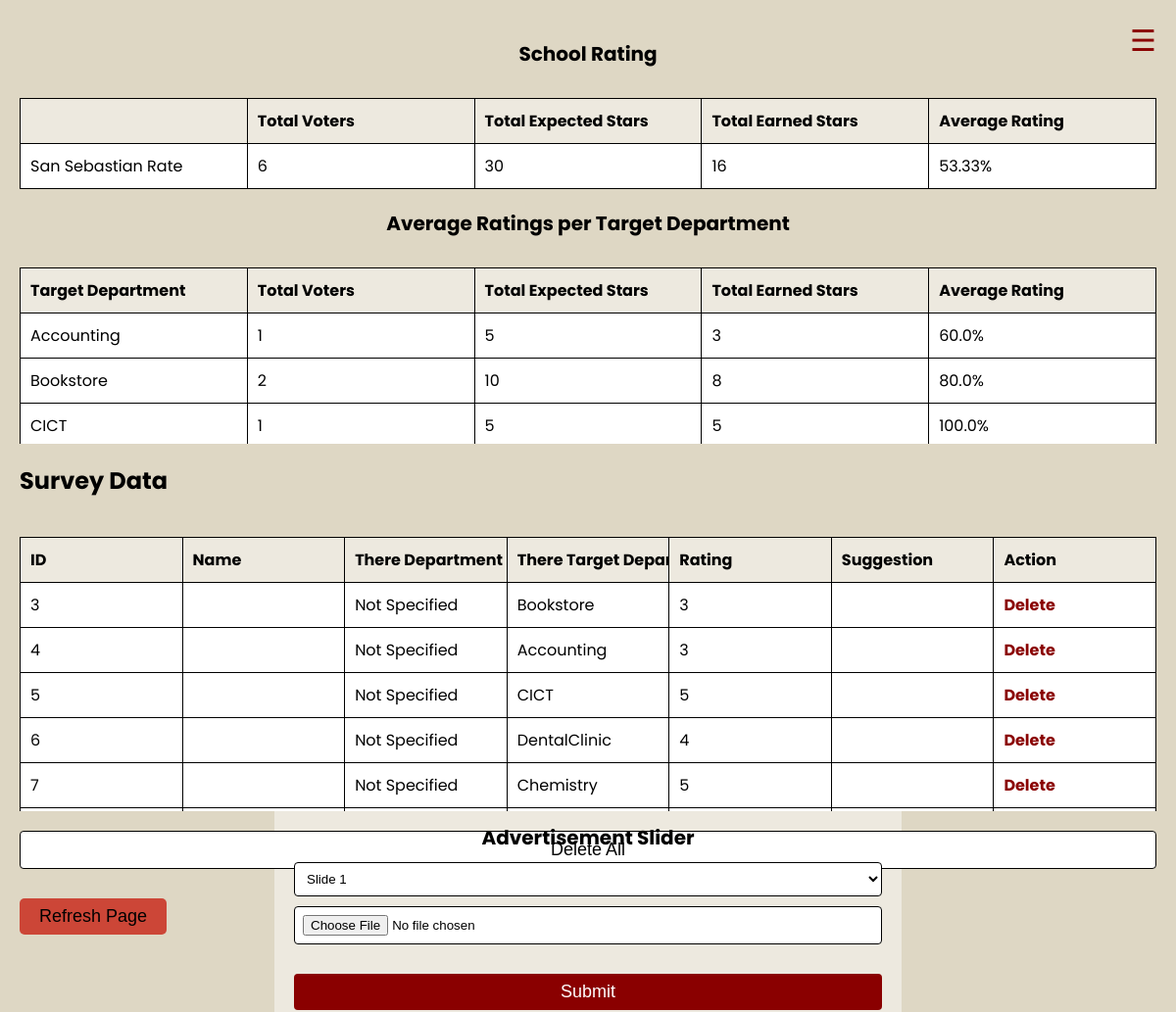
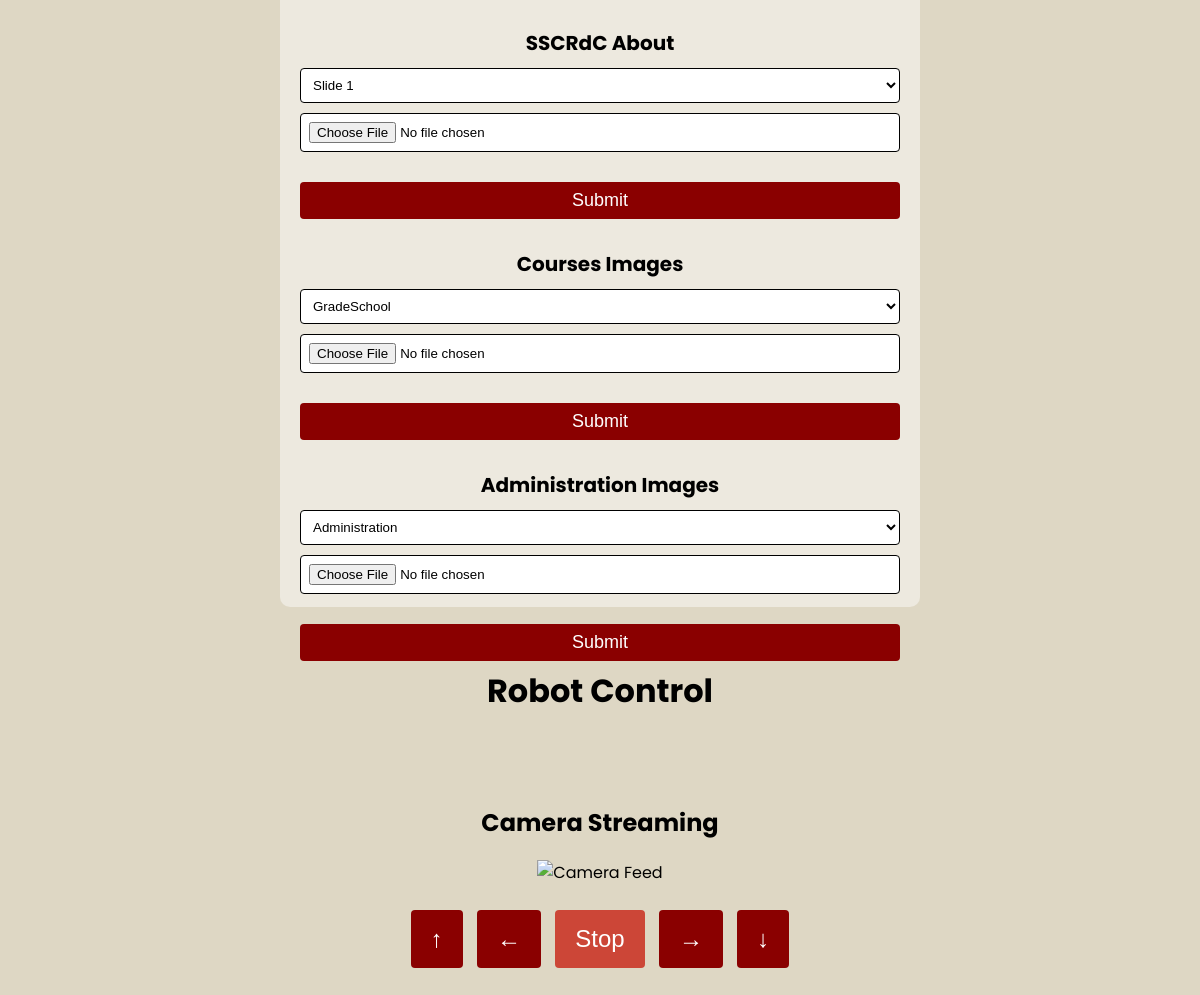
The page /admin on the database its author committed (2 pictures, top to bottom).
### Server.py (models this page shows)
class Survey1(db.Model):
    id = db.Column(db.Integer, primary_key=True)
    name = db.Column(db.String(225))
    There_Department = db.Column(db.String(50))
    There_TDepartment = db.Column(db.String(50))
    rating = db.Column(db.Integer)
    suggestion = db.Column(db.Text)
    srating = db.Column(db.Integer)

### Server.py (the view)
@app.route('/admin')
def admin():
    query = text("""
        SELECT
            There_TDepartment AS Target_Department,
            COUNT(*) AS total_voter,
            COUNT(*) * 5 AS expected_total_stars,
            SUM(rating) AS total_earned_stars
        FROM
            Survey1
        GROUP BY
            There_TDepartment;
        """)
    conn = db.engine.connect()
    results = conn.execute(query)
    average_ratings = results.fetchall()
    query_overall_srating = text("""
        SELECT
            AVG(srating) AS overall_average_rating,
            COUNT(*) AS    Stotal_voter,
            COUNT(*) * 5 AS Sexpected_total_stars,
            SUM(srating) AS Stotal_earned_stars
        FROM Survey1
        """)
    results_overall_srating = conn.execute(query_overall_srating)
    overall_srating = results_overall_srating.fetchall()
    surveys = Survey1.query.all()
    conn.close()
    return render_template('Admin.html', surveys=surveys, average_ratings=average_ratings, overall_srating=overall_srating)

### templates/Admin.html (shortened to what this page needs)
<!DOCTYPE html>
<html lang="en">
  <head>
  </head>
  <body>
    <section class="" id="results">
      <div class="container">
        <div class="main-content">
          <h1>School Rating</h1>
          <div class="Stable">
            <table border="1">
              <thead>
                <tr>
                  <th></th>
                  <th>Total Voters</th>
                  <th>Total Expected Stars</th>
                  <th>Total Earned Stars</th>
                  <th>Average Rating</th>
                </tr>
              </thead>
              <tbody>
                {% for row in overall_srating %}
                <tr>
                  <td>San Sebastian Rate</td>
                  <td>{{ row.Stotal_voter }}</td>
                  <td>{{ row.Sexpected_total_stars }}</td>
                  <td>{{ row.Stotal_earned_stars }}</td>
                  <td>
                    {{ (row.Stotal_earned_stars / row.Sexpected_total_stars *
                    100)|round(2) }}%
                  </td>
                </tr>
                {% endfor %}
              </tbody>
            </table>
          </div>
          <h1>Average Ratings per Target Department</h1>
          <div class="ftable">
            <table border="1">
              <thead>
                <tr>
                  <th>Target Department</th>
                  <th>Total Voters</th>
                  <th>Total Expected Stars</th>
                  <th>Total Earned Stars</th>
                  <th>Average Rating</th>
                </tr>
              </thead>
              <tbody>
                {% for row in average_ratings %}
                <tr>
                  <td>{{ row.Target_Department }}</td>
                  <td>{{ row.total_voter }}</td>
                  <td>{{ row.expected_total_stars }}</td>
                  <td>{{ row.total_earned_stars }}</td>
                  <td>
                    {{ (row.total_earned_stars / row.expected_total_stars *
                    100)|round(2) }}%
                  </td>
                </tr>
                {% endfor %}
              </tbody>
            </table>
          </div>
          <h2>Survey Data</h2>
          <div class="table-container">
            <table id="survey-table" border="1">
              <thead>
                <tr>
                  <th>ID</th>
                  <th>Name</th>
                  <th>There Department</th>
                  <th>There Target Department</th>
                  <th>Rating</th>
                  <th>Suggestion</th>
                  <th>Action</th>
                </tr>
              </thead>
              <tbody>
                {% for survey in surveys %}
                <tr>
                  <td>{{ survey.id }}</td>
                  <td>{{ survey.name }}</td>
                  <td>{{ survey.There_Department }}</td>
                  <td>{{ survey.There_TDepartment }}</td>
                  <td>{{ survey.rating }}</td>
                  <td>{{ survey.suggestion }}</td>
                  <td><a href="/delete/{{ survey.id }}">Delete</a></td>
                </tr>
                {% endfor %}
              </tbody>
            </table>
          </div>
          <form
            action="/delete_all"
            method="post"
            onsubmit="return confirm('Are you sure you want to delete all entries for this department?');"
          >
            <button type="submit">Delete All</button>
          </form>
          <button onclick="refreshPage()">Refresh Page</button>
        </div>
      </div>
    </section>
    <section class="" id="update">
      <h1>Advertisement Slider</h1>
      <div class="form-container">
        <form
          action="/upload_slider"
          method="post"
          enctype="multipart/form-data"
        >
          <select name="Slide_name" id="" required>
            <option value="Slide 1">Slide 1</option>
          </select>
          <input type="file" name="image" id="" required />
          <button type="submit">Submit</button>
        </form>
      </div>
      <h1>SSCRdC About</h1>
      <div class="form-container">
        <form
          action="/upload_About"
          method="post"
          enctype="multipart/form-data"
        >
          <select name="About_name" id="" required>
            <option value="Slide 1">Slide 1</option>
          </select>
          <input type="file" name="About_image" id="" required />
          <button type="submit">Submit</button>
        </form>
      </div>
      <h1>Courses Images</h1>
      <div class="form-container">
        <form
          action="/upload_Course"
          method="post"
          enctype="multipart/form-data"
        >
          <select name="Course_name" id="" required>
            <option value="Grade School">GradeSchool</option>
          </select>
          <input type="file" name="Course_image" id="" required />
          <button type="submit">Submit</button>
        </form>
      </div>
      <h1>Administration Images</h1>
      <div class="form-container">
        <form
          action="/upload_Administration"
          method="post"
          enctype="multipart/form-data"
        >
          <select name="Administration_name" id="" required>
            <option value="Administration">Administration</option>
          </select>
          <input type="file" name="image" id="" required />
          <button type="submit">Submit</button>
        </form>
      </div>
    </section>
    <section class="container" id="controls">
      <h1>Robot Control</h1>
      <div id="video-stream">
        <h2>Camera Streaming</h2>
        <img src="{{ url_for('video_feed') }}" alt="Camera Feed" />
      </div>
      <div class="control-buttons">
        <form action="/control" method="post" class="control-form">
          <button type="submit" name="direction" value="forward">↑</button>
        </form>
        <form action="/control" method="post" class="control-form">
          <button type="submit" name="direction" value="left">←</button>
          <button id="stop" type="submit" name="direction" value="stop">
            Stop
          </button>
          <button type="submit" name="direction" value="right">→</button>
        </form>
        <form action="/control" method="post" class="control-form">
          <button type="submit" name="direction" value="backward">↓</button>
        </form>
      </div>
    </section>
    <div class="hamburger-icon" onclick="openNav()">☰</div>
  </body>
</html>

### templates/Admin.html (style rules this page uses)
:root { --red: #8a0000; --lred: #8a0000b0; --black: #000000; --brown: #ded7c4; --white: #ffffff; --cream: #ede9df; --bgcolor: #00000066; --yellow: #ffbd13; }
body { margin: 0; background-color: var(--brown); overflow: hidden; font-family: "Poppins", sans-serif; }
.container { display: flex; height: 100vh; flex-direction: column; }
.main-content { flex: 1; padding: 20px; }
.hamburger-icon { font-size: 30px; cursor: pointer; color: var(--red); position: fixed; top: 20px; right: 20px; z-index: 1000; }
h1 { text-align: center; font-weight: bolder; font-size: xx-large; margin-top: 20px; }
#controls h1 { text-align: center; font-weight: bolder; font-size: xx-large; padding: 40px; }
table { width: 100%; border-collapse: collapse; margin-top: 20px; }
th, td { padding: 10px; border: 1px solid #000000; text-align: left; }
th { background-color: var(--cream); }
tr:nth-child(even) { background-color: #f2f2f2; }
td { background-color: white; }
button { background-color: #cc4637; border: none; text-align: center; text-decoration: none; display: inline-block; border-radius: 5px; margin-top: 20px; padding: 8px 20px; font-size: 18px; }
a { text-decoration: none; color: var(--red); font-weight: bold; }
#video-stream { margin-top: 20px; }
#stop { background-color: #ff0000; color: #fff; }
section { height: 100vh; }
.table-container { max-height: 200px; overflow-y: auto; }
.ftable, .Stable { max-height: 200px; overflow-y: auto; }
.table-container { max-height: 300px; overflow-y: scroll; }
table { width: 100%; border-collapse: collapse; table-layout: fixed; }
th, td { padding: 10px; border: 1px solid #000000; text-align: left; white-space: nowrap; }
th { background-color: var(--cream); position: sticky; top: 0; z-index: 1; }
#update { max-width: 600px; margin: 0 auto; padding: 20px; background-color: var(--cream); border-radius: 10px; }
h1 { font-size: 20px; margin-bottom: 10px; }
.form-container { margin-bottom: 20px; }
form { display: flex; flex-direction: column; }
select, input[type="file"], button[type="submit"] { margin-bottom: 10px; padding: 8px; border: 1px solid var(--black); border-radius: 4px; background-color: var(--white); }
#update button[type="submit"] { background-color: var(--red); color: var(--white); border: none; cursor: pointer; }
#controls { text-align: center; }
#video-stream { margin-bottom: 20px; }
.control-form { display: inline-block; }
.control-form button { padding: 15px 20px; font-size: 24px; margin: 5px; border: none; background-color: #8a0000; color: white; cursor: pointer; }
#stop { background-color: #cc4637; }

### rows shown on the page
Survey1: Target_Department "Accounting", total_voter "1", expected_total_stars "5", total_earned_stars "3", total_earned_stars "60.0", id "4", There_Department "Not Specified", There_TDepartment "Accounting", rating "3"
Survey1: Target_Department "CICT", total_voter "1", expected_total_stars "5", total_earned_stars "5", total_earned_stars "100.0", id "5", There_Department "Not Specified", There_TDepartment "CICT", rating "5"
Survey1: id "3", There_Department "Not Specified", There_TDepartment "Bookstore", rating "3"
Survey1: id "6", There_Department "Not Specified", There_TDepartment "DentalClinic", rating "4"
Survey1: id "7", There_Department "Not Specified", There_TDepartment "Chemistry", rating "5"

### other values the page prints
{{ row.Stotal_voter }} "6"
{{ row.Sexpected_total_stars }} "30"
{{ row.Stotal_earned_stars }} "16"
{{ row.Target_Department }} "Bookstore"
{{ row.total_voter }} "2"
{{ row.expected_total_stars }} "10"
{{ row.total_earned_stars }} "8"
